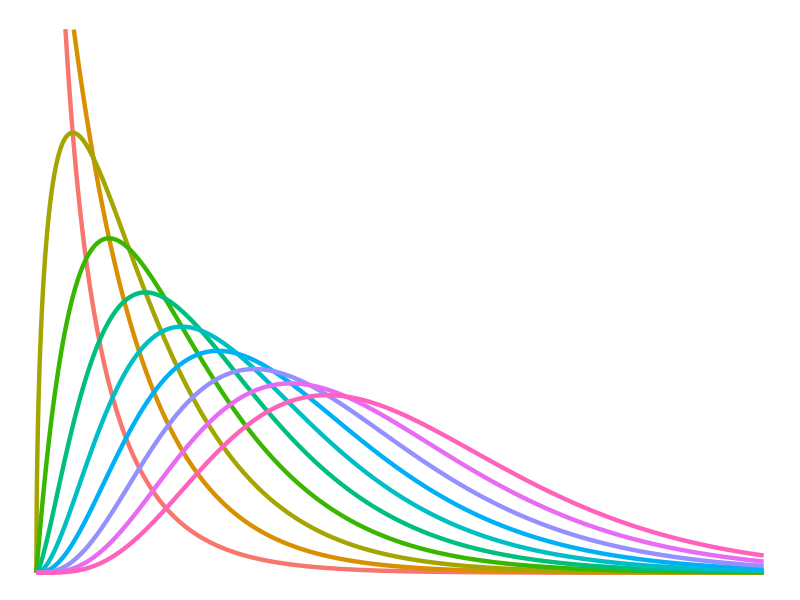
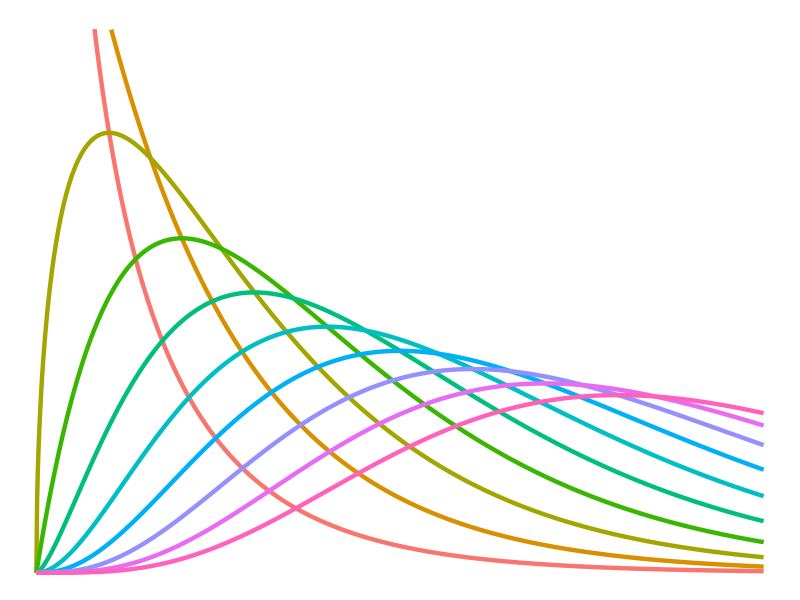
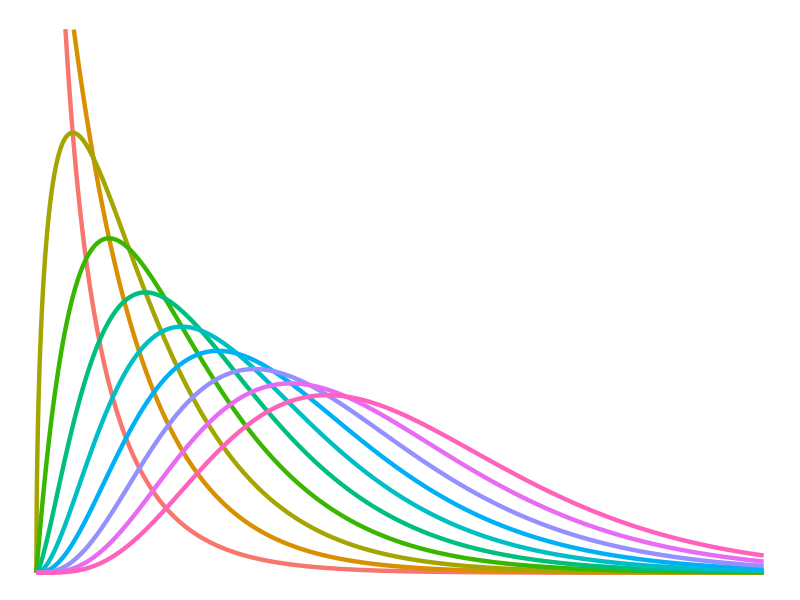
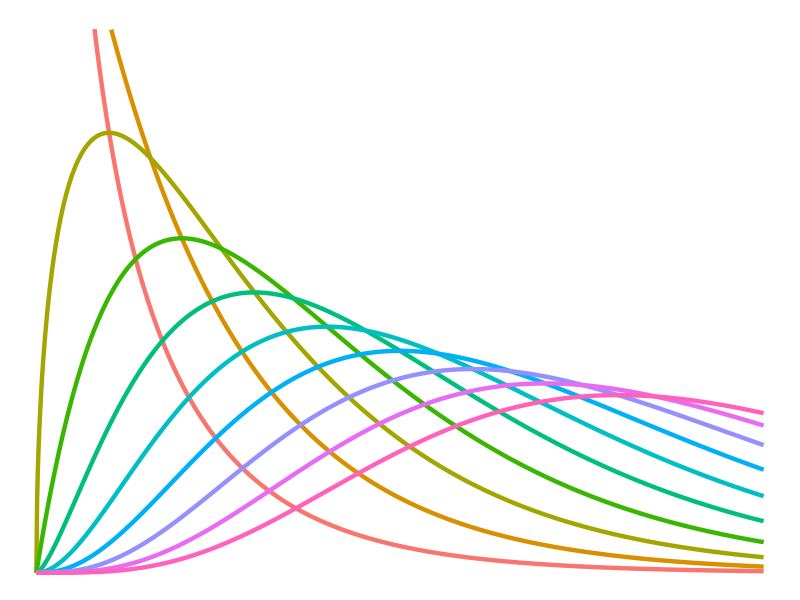

Write R code to recreate these figures, in order.
library(tidyverse)

## initialize data frame
dists <- data.frame(x=c(), deg=c(), chisq=c())

## build distribution data 
for (deg in 1:10) {
    new <- data.frame(x=seq(from=0, to=20, by=0.01), deg=deg)
    new <- new %>% mutate(dist=dchisq(x,df=deg))
    dists <- rbind(dists, new)
}
dists <- dists %>% mutate(deg=factor(deg))

## plot
p <- ggplot(dists, aes(x=x, y=dist, color=deg)) +
    geom_line(size=1.5) +
    ylim(0,0.3) +
    theme_void() +
    guides(color=FALSE)

## save long format
p
ggsave("logo-long.png", width=8,height=4, bg="transparent")

## save square format
p + xlim(0,10)
ggsave("logo-sq.png", width=4,height=4, bg="transparent")

